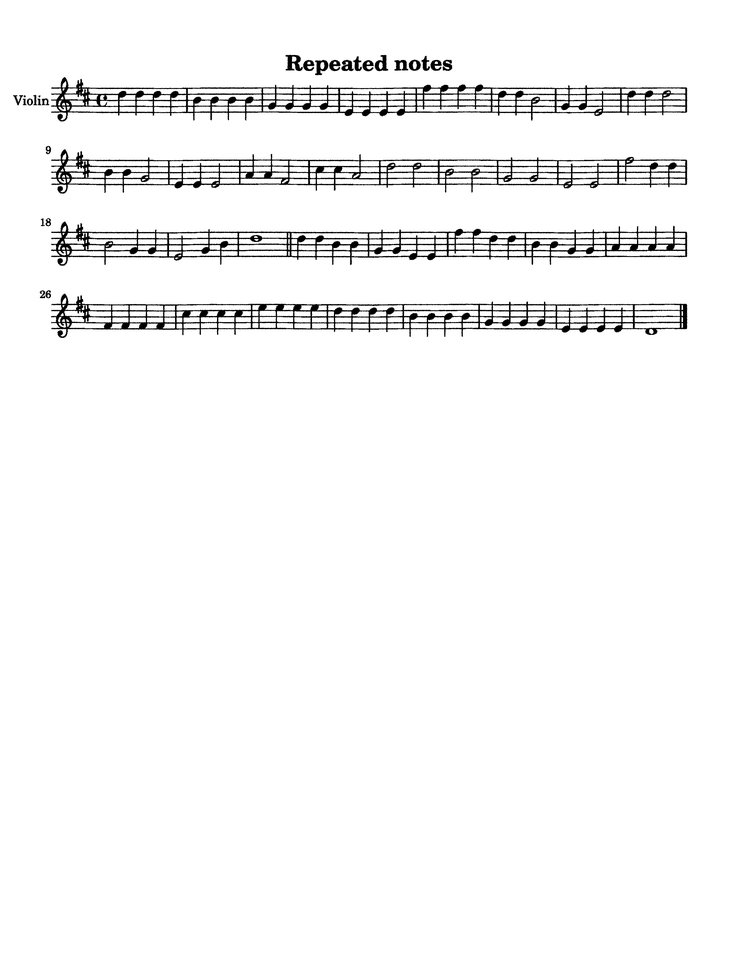
#> input picture docs/upstream/audiveris/repro/repeated-notes-scan.png, 738 x 956 px, shrunk from 2550 x 3300 before the run
$ python degrade.py repeated-notes-scan.png out.png
#> lines starting #> are read from the running program, lines starting #| are printed output that depends on the picture; after the words box and inside, x2 and y2 are one past the last pixel; in counts of white or black regions, pixels touching at a corner belong together
"""Degrade a clean engraving the way a dark photocopy or scan does: ink spread, ragged
stroke edges with specks, slightly wavy lines. Lilyscan project content, AGPL-3.0-or-later.

Usage: python degrade.py IN.png OUT.png [options]
  --spread  threshold after blurring (0-255): higher gives thicker strokes (default 200)
  --blur    blur radius (Gaussian sigma) before the threshold (default 1.2)
  --ragged  chance that a pixel along a stroke edge turns black (default 0.25)
  --wave    amplitude in pixels of a slow vertical wave across the page (default 1.0)
  --thicken dilate strokes by N pixels before the rest (default 0)
  --seed    random seed (default 1)

repeated-notes-scan.png was made with these two commands (the second on one line):
  lilypond -dno-point-and-click --png -dresolution=300 repeated-notes.ly
  python degrade.py repeated-notes.png repeated-notes-scan.png
      --spread 185 --ragged 0.15 --wave 0.8 --blur 1.0
"""

import argparse

import cv2
import numpy as np

p = argparse.ArgumentParser()
p.add_argument("src")
p.add_argument("dst")
p.add_argument("--spread", type=int, default=200)
p.add_argument("--blur", type=float, default=1.2)
p.add_argument("--ragged", type=float, default=0.25)
p.add_argument("--wave", type=float, default=1.0)
p.add_argument("--thicken", type=int, default=0)
p.add_argument("--seed", type=int, default=1)
a = p.parse_args()
rng = np.random.default_rng(a.seed)
img = cv2.imread(a.src, cv2.IMREAD_GRAYSCALE)
#> img is the input picture: shape (956, 738); min 0, max 255, mean 245.9
if a.thicken:
    img = cv2.erode(img, np.ones((2 * a.thicken + 1, 2 * a.thicken + 1), np.uint8))
img = img.astype(np.float32)
h, w = img.shape
ys, xs = np.mgrid[0:h, 0:w].astype(np.float32)
mapy = (
    ys
    + a.wave * np.sin(2 * np.pi * xs / 700.0)
    + 0.5 * a.wave * np.sin(2 * np.pi * xs / 230.0 + 1.0)
)
img = cv2.remap(img, xs, mapy, cv2.INTER_LINEAR, borderValue=255)
img = cv2.GaussianBlur(img, (0, 0), a.blur)
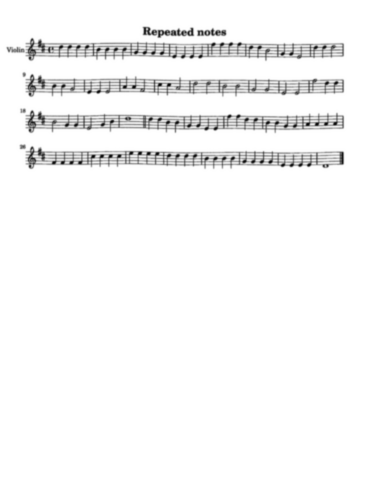
#> img: shape (956, 738) float32 (shown at 1/2 size); min 3.3, max 255, mean 245.9
ink = img < a.spread
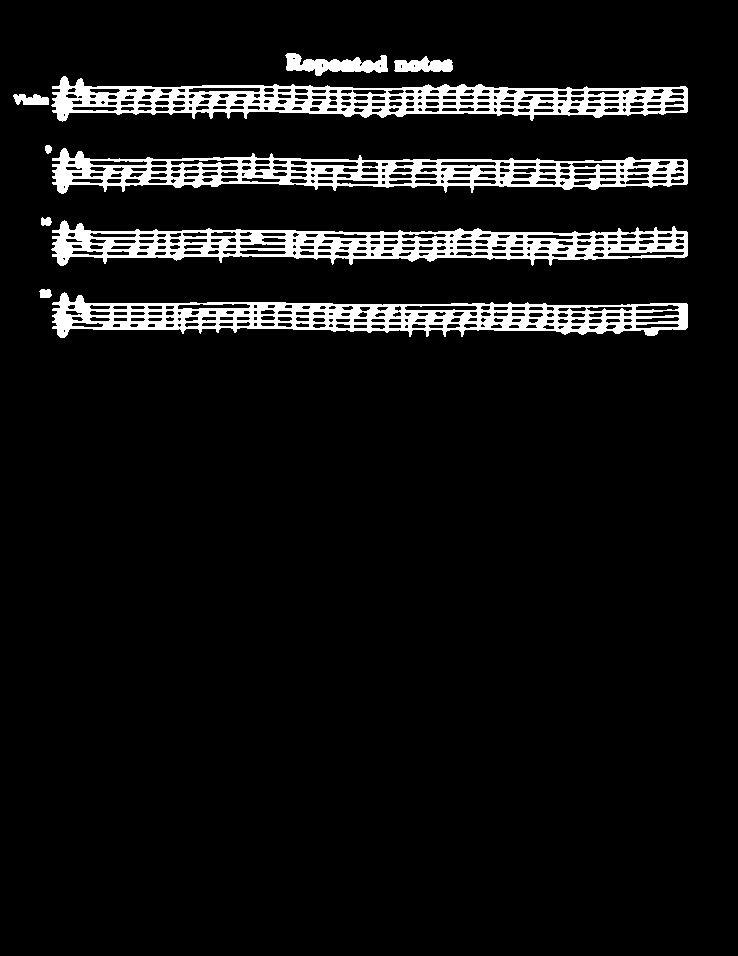
#> ink: shape (956, 738) bool; 7.2% white; 10 white regions, largest, box (x1, y1, x2, y2) and area: (51, 220, 688, 266) 12415, (51, 76, 688, 122) 12303, (52, 292, 688, 338) 12130
edge = cv2.dilate(ink.astype(np.uint8), np.ones((3, 3), np.uint8)).astype(bool) & ~ink
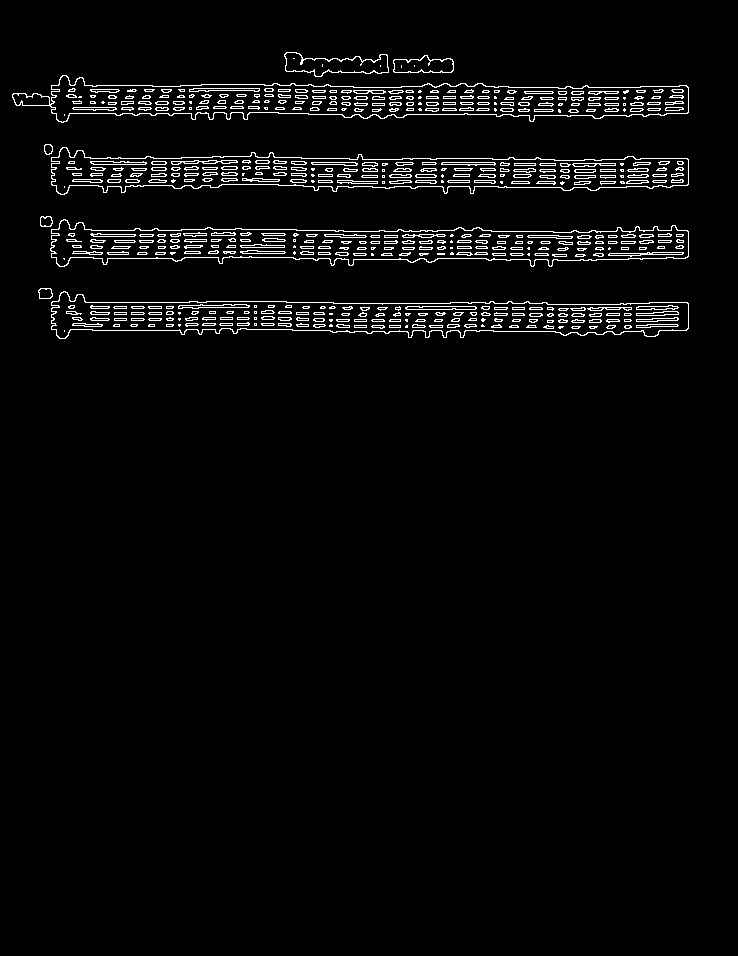
#> edge: shape (956, 738) bool; 3.3% white in thin lines or dots, all inside (x1, y1, x2, y2) = (12, 52, 689, 339)
ink |= edge & (rng.random(ink.shape) < a.ragged)
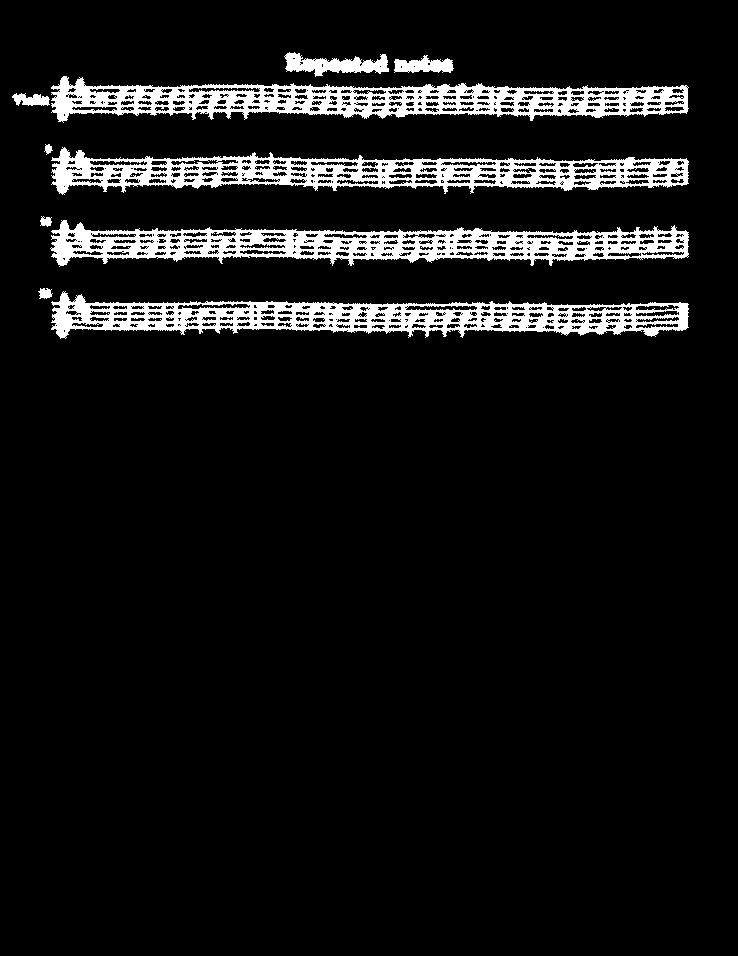
#> ink: shape (956, 738) bool; 8% white; 10 white regions, largest, box (x1, y1, x2, y2) and area: (50, 220, 689, 267) 13797, (51, 76, 689, 123) 13682, (51, 291, 689, 339) 13477
inner = ink & ~cv2.erode(ink.astype(np.uint8), np.ones((3, 3), np.uint8)).astype(bool)
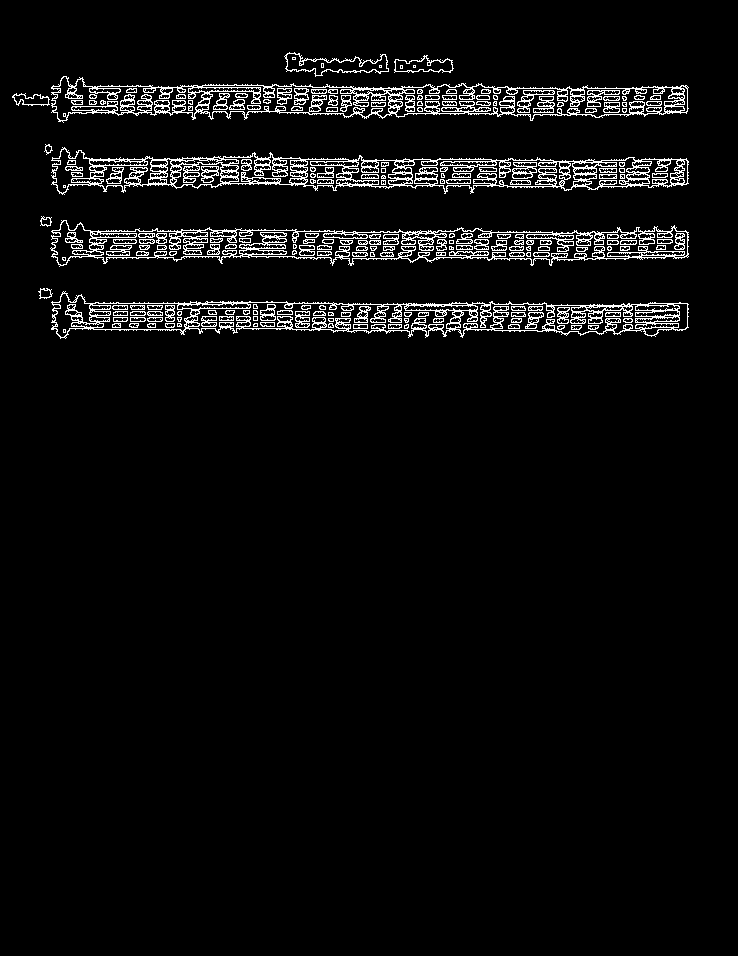
#> inner: shape (956, 738) bool; 4.5% white in thin lines or dots, all inside (x1, y1, x2, y2) = (12, 52, 689, 339)
ink &= ~(inner & (rng.random(ink.shape) < a.ragged / 3))
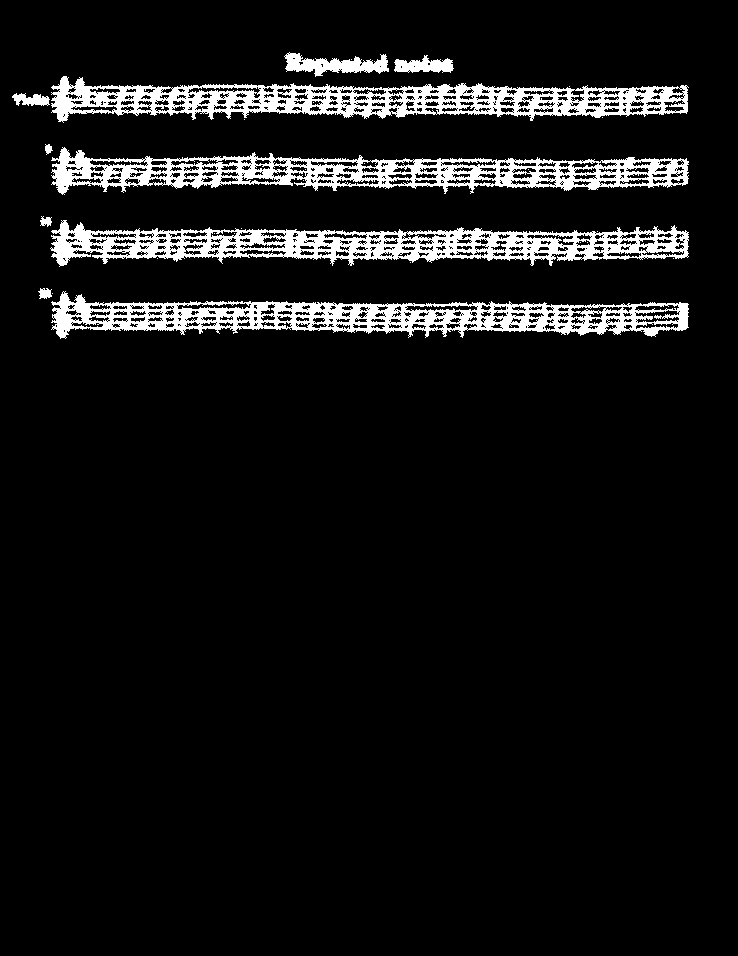
#> ink: shape (956, 738) bool; 7.6% white; 30 white regions (20 under 20 px), largest, box (x1, y1, x2, y2) and area: (50, 220, 689, 267) 13142, (51, 76, 689, 123) 13064, (51, 291, 689, 339) 12850
cv2.imwrite(a.dst, np.where(ink, 0, 255).astype(np.uint8))

$ run again, with docs/upstream/audiveris/repro/no-clef.png copied over docs/upstream/audiveris/repro/repeated-notes-scan.png
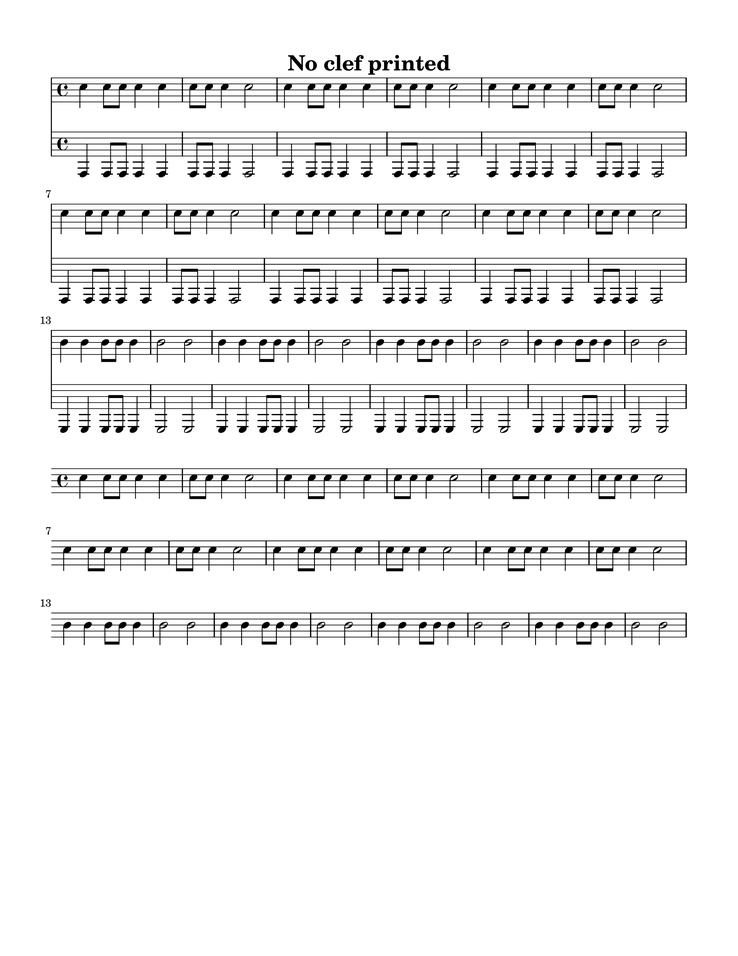
#> input picture docs/upstream/audiveris/repro/no-clef.png, 738 x 956 px, shrunk from 2550 x 3300 before the run
#> img is the input picture: shape (956, 738); min 0, max 255, mean 239.5
#> `ink = img < a.spread`:
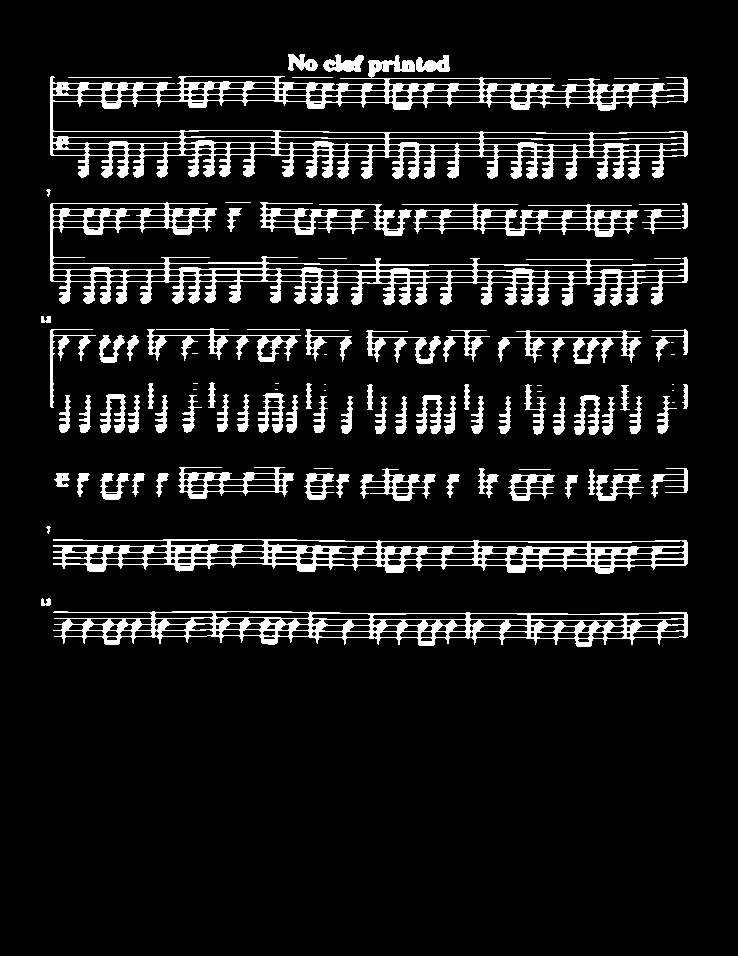
#> ink: shape (956, 738) bool; 10.3% white; 98 white regions (16 under 20 px), largest, box (x1, y1, x2, y2) and area: (50, 55, 688, 180) 17925, (50, 202, 688, 306) 12002, (53, 539, 688, 574) 8378
#> edge: shape (956, 738) bool; 8.1% white in thin lines or dots, all inside (x1, y1, x2, y2) = (40, 53, 689, 648)
#> `ink &= ~(inner & (rng.random(ink.shape) < a.ragged / 3))`:
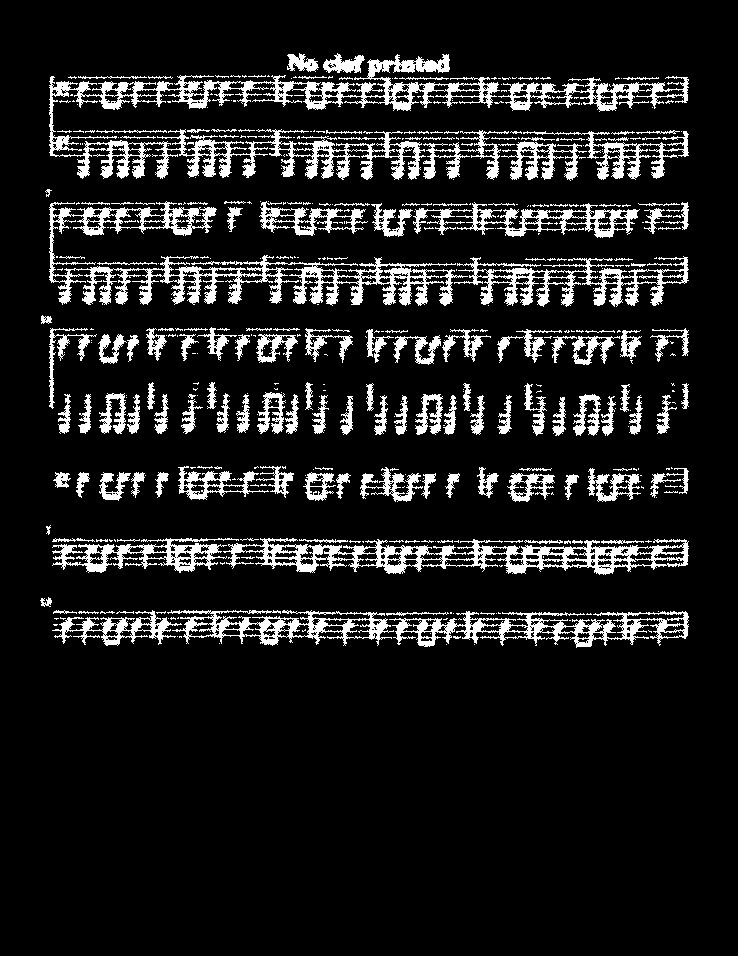
#> ink: shape (956, 738) bool; 11.6% white; 474 white regions (301 under 20 px), largest, box (x1, y1, x2, y2) and area: (49, 54, 500, 180) 12722, (49, 201, 468, 306) 9360, (223, 538, 689, 575) 6239
